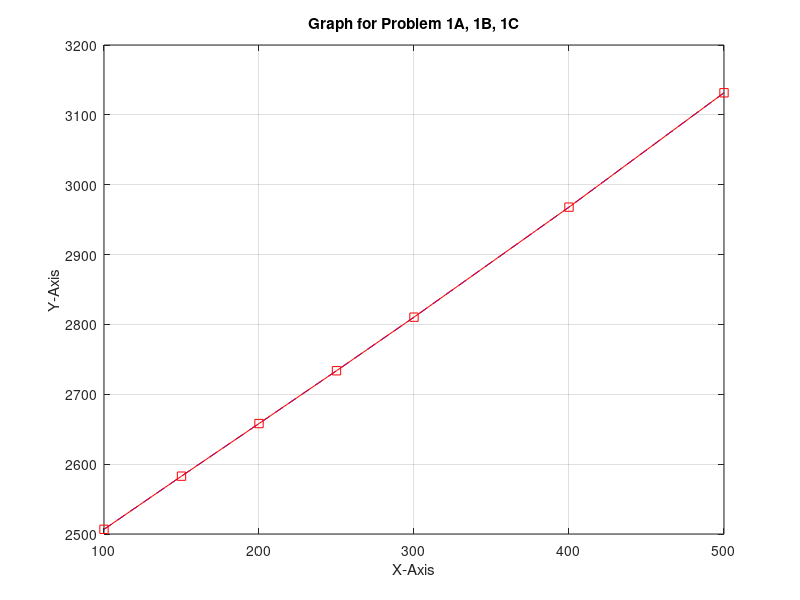

Source code (MATLAB):
clear, clc

%%Nouh Shaikh
%Lab 10 Assignment Question 1

%The temperature of steam coming out of a turbine engine was studied. The
%thermodynamic energy of the engine was recorded below.

x = [100,150,200,250,300,400,500]; %X-values (Temperature of Steam (C)) 
y = [2506.7,2582.8,2658.1,2733.7,2810.4,2967.9,3131.6]; %Y-values (Thermodynamic Energy (J/kg)


%Q1A - Interpolate what energy would be at 350C and 450C?

n = interp1(x,y,350); %Interpolating 350
o = interp1(x,y,450); %Interpolating 450

%Displaying the values
disp([('The point on the Y value for 350C is:') num2str(n)]) 
disp([('The point on the Y value for 450C is:') num2str(o)])

%Q1B - If the energy was at 2600J/kg, what woudd be the corresponding steam
%temperature? 

u = interp1(x,y,2600); %Interpolating
disp([('The point on the Y value for 2600 J/kg is:') num2str(u)]) %displaying because I am blind.

%Q1C - Using spline interpolation of the temperatures, plot on one graph the
%old and new interpolation.

h = interp1(x,y,x, 'spline'); %more interpolation

plot(x,y,'b--', x,h, 'rs-'), xlabel('X-Axis'), ylabel('Y-Axis'), grid, title('Graph for Problem 1A, 1B, 1C')
%plotting the graph

